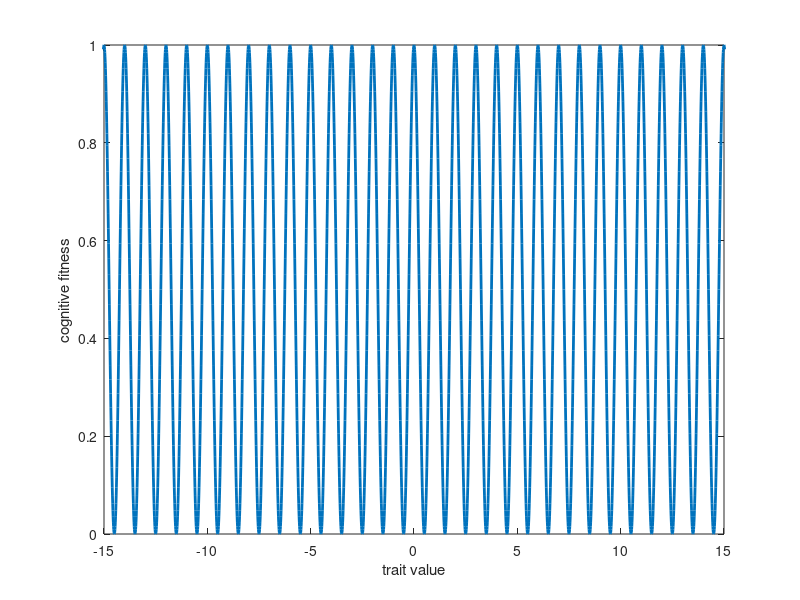

MATLAB code for this plot: (Note: this script raises an error after producing the figure.)
% Compared to the base model, here we add a cognitive process that issimilar to selection, 
% where the norm variants' frequency change because they have different cognitive fitness

% Parameters:
%     D: variance-like coefficient of individual natural selection fitness function
%     Opt: The optimal norm trait for individual natural selection
%     f: initial norm (mean of the initial trait distribution) of the focal population
%     S_inv: strength of social selection as pairwise coordination in the focal population
%        S_inv is the inverse of S in the base model in the main text
%     E_sd: standard deviation of the error in social learning
%     R: The distance between neighbor congnitive attractors; we assume that the original focal population norm is a cognitive attractor

%% assign values to parameters

D = 0.5;    Opt = 2.39;      
f = 0;                                                                
S = 4;    E_sd = 1;
binWid = 0.01; 

p = 1;                                                                     % The distance between neighbor congnitive attractors; we assume that the original island norm is a cognitive attractor


if S > 0
    V_sd= sqrt(E_sd^2 + sqrt(E_sd^4+E_sd^2*S));                        % equilibrium variance with only transission error and norm selection, see "eq V no mig calculation.pdf"                                                          
else
    error('S must be positive')
end

%% initialize vector of norm trait values

binRange= 20*V_sd;                                                           % the trait range on one side of f we keep track of
    % reminder: this may need to be changed depending on Opt and D_inv
D_sd = sqrt(D);
if f+binRange < Opt+6*D_sd || f-binRange > Opt-6*D_sd
    error('the range of bins we keep track of needs to be increased to comfortably cover direct effects')
end
                                                              % the width of the bins we cut the distributions into
nbins = 2*round( binRange /binWid ) +1;                                      % make the total number of bins an odd number, so the center of the center bin is exactly "f"


range_min = -nbins/2*binWid + f;                                             % updated lower boundary of the trait range

xU = (1:nbins)*binWid + range_min;                                           % xU is a vector that gives the upper bound of each bin
xL = xU - binWid;                                                            % xL is a vector that gives the lower bound of each bin
xM = xU - binWid/2;                                                          % xM is a vector that gives the center of each bin


%% natural selection fitness function
NSFit = exp((-(xM-Opt).^2)/(2*D));

%% cognitive fitness function
nCog = round(binRange/p);

maxCog = f + (nCog+5)*p;                                             % make sure the calculated range of cognitive attractors is big enough so that the bin range is well covered
minCog = f - (nCog+5)*p;
CogFit = zeros(1,nbins);
for cogAtr = minCog:p:maxCog
    newAtr = exp((-4*(xM-cogAtr).^2)/2);
    CogFit = CogFit + newAtr;
end

maxCogFit = max(CogFit);
minCogFit = min(CogFit);
if maxCogFit == minCogFit
    error('the width of each cognitive attractor needs to be adjusted')
end
CogFit = (CogFit-minCogFit)/(maxCogFit-minCogFit);


figure;
plot(xM, CogFit,'LineWidth',2)
xlim([-15 15])
ylim([0 1])
xlabel('trait value')
ylabel('cognitive fitness')
ax = gca;
ax.FontSize = 12;

%% initialize copying error

% the copying error follows a normal distribution with mean == 0 and standard deviation E_sd
% error is also approxiamited with bins of width "binWid" 

errRange = 6*E_sd;                                                            % the error range on one side of 0 we keep track of
nEbins = 2* round( errRange/binWid ) + 1;                                     % number of error bins, odd so the center of the center bin is exactly 0
minErrRange = -nEbins/2*binWid;                                               % updated lower boundary of the error range
xU_Err = ((1:nEbins)*binWid + minErrRange);                                   % upper bounds of the error bins
xL_Err = xU_Err - binWid;                                                     % lower bounds of the error bins

%errFreq(i) is a vector of the probability of the error falling in the ith bin's range: [minErr +(i-1)*binWid, minErr +i*binWid]
errFreq = normcdf(xU_Err,0,E_sd) - normcdf(xL_Err,0,E_sd);                    % a row, density distribution of the error
errFreq = errFreq/sum(errFreq);      


%% transition matrix for errorous social learning process
% If a cultural parent will produce cultural children out of the trait range we keep track of, 
%    we assume this cultural parent does not reproduce.
%    therefore, the probability of the first and last (nEbins-1)/2 bins transitioning to any other bin is 0
% To make sure the results are accurate, binRange has to be big enough

% The element on the ith row and jth column gives the probability 
%    that a cultural parent in the ith bin produces a cultural child in the jth bin in xM

Trans = zeros(nbins, nbins);
n0 = 0;
for row = ((nEbins+1)/2) : (nbins- (nEbins-1)/2)
    Trans(row,:) = [zeros(1,n0),errFreq,zeros(1,nbins-nEbins-n0)];
    n0 = n0+1;
end

%% matrix of distance from each bin to each bin-- to be used in norm selection
dis = zeros(nbins, nbins);
for row=1:nbins
    dis(row,:) = abs((0:(nbins-1))*binWid-(row-1)*binWid);
end


%% initialize focal population N(f,V)
    % because the initial distribution is not normal under biased cognitive process, we approximate it with the corresponding normal distribution
    % and then let the population evolve under SS and SL error to get the real initial distribution
fFreq = normcdf(xU,f,V_sd) - normcdf(xL,f,V_sd);                              % a row, density of the island tra
fFreq = fFreq/sum(fFreq);
sd_current = getsd(fFreq, xM);


for pre_gen = 1:3000
    sd_bf =  sd_current;                                                           % the sd of the population distribution in the generation before
    
    
    %% social selection 
    fit_Soc = zeros(1,nbins);
    for i = 1: nbins
        fit_Soc(i) = sum(exp(-1*dis(i,:).*dis(i,:)/(2*S)).*fFreq);  
    end       
    
    fFreq = fFreq.*fit_Soc;
    fFreq = fFreq/sum(fFreq);


    %% unbiased social learning with error
    fFreq = fFreq*Trans;                                                    
    fFreq = fFreq/sum(fFreq);

    
    %% biased cultural transmission
    fFreq = fFreq.*CogFit;
    fFreq = fFreq/sum(fFreq);                                               


    sd_current = getsd(fFreq, xM);


    % jumping out of the loop after the population has already stablized  
    if (abs(sd_bf - sd_current) < 0.00000001)
        break
    end

    if pre_gen==3000
        error('initial population distribution has not stablized')
    end
end

 


%% prepare matrices to contain information through the evolutionary process (for plotting)

gen = 5000;                                                                  % the number of generations to run the evolution for

pdf_NS_Gen = zeros(gen, nbins);        pdf_NS_Gen(1,:) = fFreq;              % gth row: trait distribution in generation g after migration
pdf_SS_Gen = zeros(gen, nbins);        pdf_SS_Gen(1,:) = fFreq;              % gth row: trait distribution in generation g after social selection (SS)
pdf_Err_Gen = zeros(gen, nbins);       pdf_Err_Gen(1,:) = fFreq;             % gth row: trait distribution in generation g after SL error
pdf_CA_Gen = zeros(gen, nbins);        pdf_CA_Gen(1,:) = fFreq;              % gth row: trait distribution in generation g after cognitive fitness process
fit_Soc_Gen = zeros(gen,nbins);                                              % gth row: fitness values for xM in social selection in generation g
for i = 1: nbins
        fit_Soc_Gen(1,i) = sum(exp(-S_inv *dis(i,:).*dis(i,:)/2).*fFreq);  
end
Mean_Gen = zeros(gen, 4);              Mean_Gen(1,:) = ones(1,4)*f;          % 1 column: mean after Mig, 2nd column: mean after SS, 3rd column: mean after SL with err





        
%-------------------------------------------------------------------------- % evolutionary process of the island under the influence of migration from the continent, norm selection against deviants from island mean and transmission
for g = 2:gen
    g
  % natural selection
    fFreq = fFreq.*NSFit;
    fFreq = fFreq/sum(fFreq);
    pdf_NS_Gen(g,:) = fFreq; 
    Mean_Gen(g,1) = sum(fFreq.*xM);

  % social selection 
    fit_Soc = zeros(1,nbins);
    for i = 1: nbins
        fit_Soc(i) = sum(exp(-1 *dis(i,:).*dis(i,:)/(2*S)).*fFreq);  
    end
    fit_Soc_Gen(g,:) = fit_Soc;         
    
    fFreq = fFreq.*fit_Soc;
    fFreq = fFreq/sum(fFreq);
    pdf_SS_Gen(g,:) = fFreq;
    Mean_Gen(g,2) = sum(fFreq.*xM);
    
  % unbiased social learning with error
    fFreq = fFreq*Trans;                                                    
    fFreq = fFreq/sum(fFreq);
    pdf_Err_Gen(g,:) = fFreq;
    Mean_Gen(g,3) = sum(fFreq.*xM);
    
  % biased cultural transmission
    fFreq = fFreq.*CogFit;
    fFreq = fFreq/sum(fFreq);                                               
    pdf_CA_Gen(g,:) = fFreq;
    Mean_Gen(g,4) = sum(fFreq.*xM);  
    Mean_Gen(g,4)
    
end
figure
hold on;
gen_plot = 5;
plot(xM, pdf_NS_Gen(gen_plot,:),xM, pdf_SS_Gen(gen_plot,:),xM, pdf_CA_Gen(gen_plot,:),'LineWidth',2);
title(['population distribution after different stages in generation', num2str(gen_plot)])
legend('after natural selection','after social selection','after cultural transmission')
xlabel('trait value')
ylabel('density')
xlim([-15 15])
ax = gca;
ax.FontSize = 14;

figure;
hold on;
tplot = 0:niter-1;
plot(tplot,Mean_Gen(:,3),'LineWidth',2)
xlabel('generation')
ylabel('mean of norm trait distribution')
line([0,100],[3,3],'color','black','LineWidth',1)
xlim([0 100])
ylim([0 3])
ax = gca;
ax.FontSize = 14;

function sd=getsd(mypdf, xvec)
    mypdf = max(mypdf, zeros(1,length(xvec)));
    mycdf = cumsum(mypdf);
    mycdf = min(mycdf,ones(1,length(xvec)));   
    mycdf(end) = 1; mycdf(1) = 0;
    pd = makedist('PieceWiselinear','X',xvec,'FX',mycdf);
    sd = sqrt(var(pd));
end


